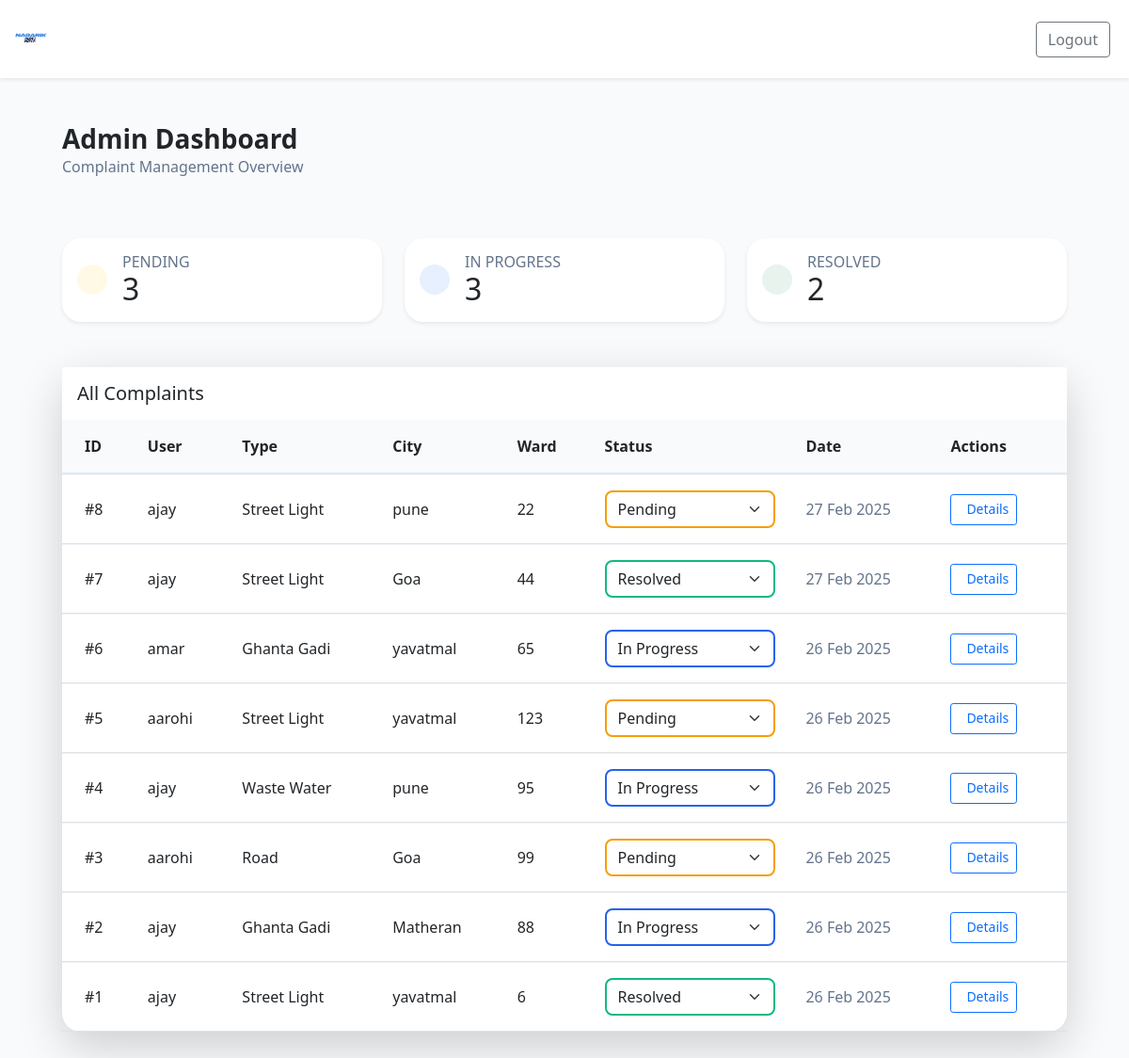
Before: /admin-dashboard/ (signed in) with the older database file.
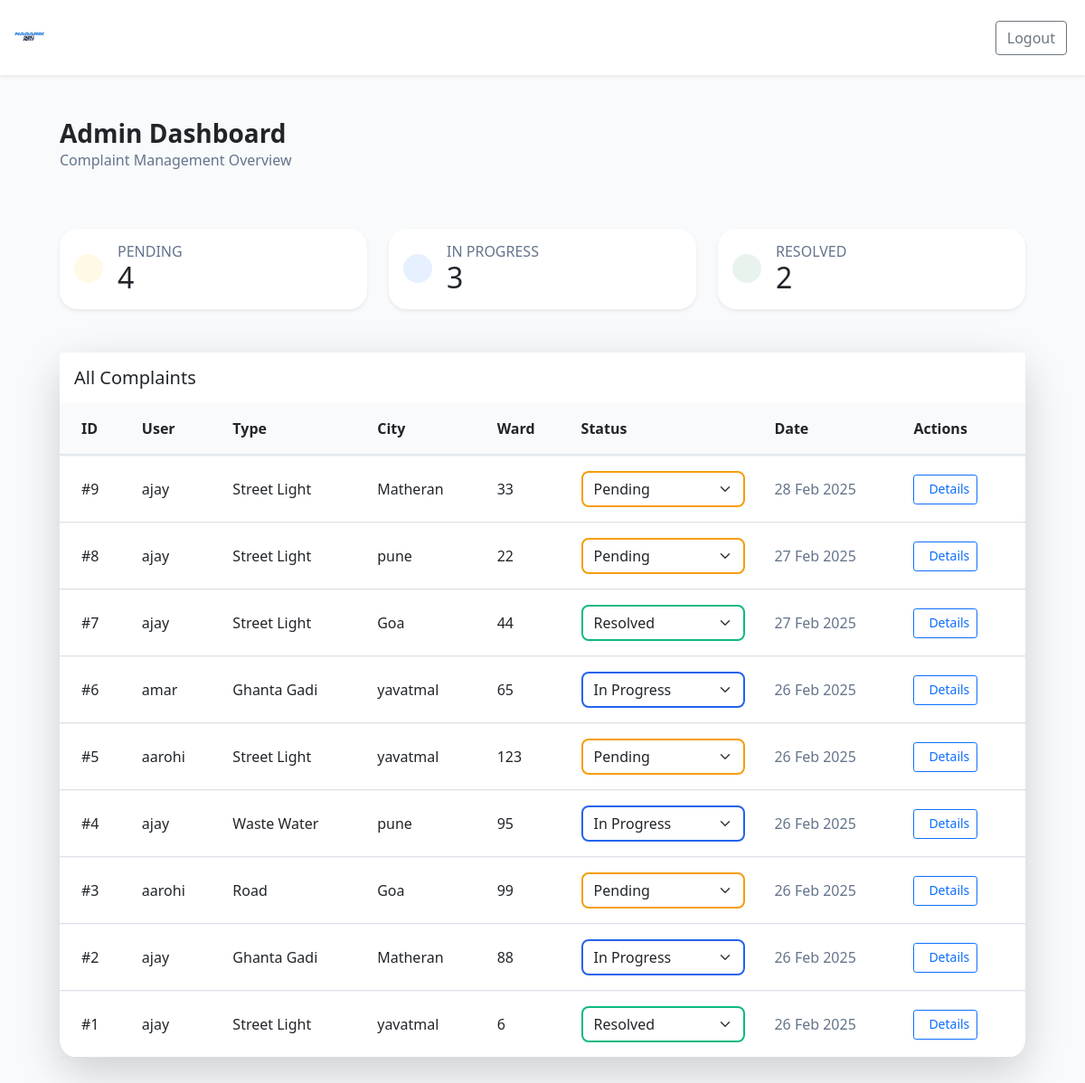
After: the same page with the newer database file.
### complaints/models.py (models this page shows, shortened)
class Complaint(models.Model):
    COMPLAINT_TYPES = (
        ('street_light', 'Street Light'),
        ('ghanta_gadi', 'Ghanta Gadi'),
        ('waste_water', 'Waste Water'),
        ('road', 'Road'),
    )
    STATUS_CHOICES = (
        ('pending', 'Pending'),
        ('in_progress', 'In Progress'),
        ('resolved', 'Resolved'),
    )
    user = models.ForeignKey(User, on_delete=models.CASCADE)
    complaint_type = models.CharField(max_length=50, choices=COMPLAINT_TYPES)
    city = models.CharField(max_length=100)
    ward_number = models.IntegerField()
    description = models.TextField()
    created_at = models.DateTimeField(auto_now_add=True)
    updated_at = models.DateTimeField(auto_now=True)
    status = models.CharField(max_length=20, choices=STATUS_CHOICES, default='pending')

### complaints/views.py (the view)
# urls.py: path('admin-dashboard/', views.admin_dashboard, name='admin_dashboard'),
@login_required
def admin_dashboard(request):
    if not request.user.is_staff:
        return redirect('user_dashboard')
    complaints = Complaint.objects.select_related('user').all().order_by('-created_at')
    status_counts = {
        'pending': Complaint.objects.filter(status='pending').count(),
        'in_progress': Complaint.objects.filter(status='in_progress').count(),
        'resolved': Complaint.objects.filter(status='resolved').count(),
    }
    return render(request, 'admin_dashboard.html', {
        'complaints': complaints,
        'status_counts': status_counts,
        'total_complaints': sum(status_counts.values())
    })

### complaints/templates/admin_dashboard.html (shortened to what this page needs)
{% extends 'base.html' %}
{% block content %}
<div class="container-fluid px-4">
    <div class="d-flex justify-content-between align-items-center mb-5">
        <div>
            <h1 class="h3 fw-bold mb-0">Admin Dashboard</h1>
            <p class="text-muted">Complaint Management Overview</p>
        </div>
    </div>
    <div class="row g-4 mb-5">
        <div class="col-xl-4 col-md-6">
            <div class="card border-0 shadow-sm h-100">
                <div class="card-body">
                    <div class="d-flex align-items-center">
                        <div class="bg-warning bg-opacity-10 p-3 rounded-circle me-3">
                        </div>
                        <div>
                            <h6 class="text-uppercase text-muted mb-0">Pending</h6>
                            <h2 class="mb-0">{{ status_counts.pending }}</h2>
                        </div>
                    </div>
                </div>
            </div>
        </div>
        <div class="col-xl-4 col-md-6">
            <div class="card border-0 shadow-sm h-100">
                <div class="card-body">
                    <div class="d-flex align-items-center">
                        <div class="bg-primary bg-opacity-10 p-3 rounded-circle me-3">
                        </div>
                        <div>
                            <h6 class="text-uppercase text-muted mb-0">In Progress</h6>
                            <h2 class="mb-0">{{ status_counts.in_progress }}</h2>
                        </div>
                    </div>
                </div>
            </div>
        </div>
        <div class="col-xl-4 col-md-6">
            <div class="card border-0 shadow-sm h-100">
                <div class="card-body">
                    <div class="d-flex align-items-center">
                        <div class="bg-success bg-opacity-10 p-3 rounded-circle me-3">
                        </div>
                        <div>
                            <h6 class="text-uppercase text-muted mb-0">Resolved</h6>
                            <h2 class="mb-0">{{ status_counts.resolved }}</h2>
                        </div>
                    </div>
                </div>
            </div>
        </div>
    </div>
    <div class="card border-0 shadow-lg">
        <div class="card-header bg-white border-0 py-3">
            <h5 class="mb-0 fw-semibold">All Complaints</h5>
        </div>
        <div class="card-body p-0">
            <div class="table-responsive">
                <table class="table table-hover align-middle mb-0">
                    <thead class="bg-light">
                        <tr>
                            <th class="ps-4">ID</th>
                            <th>User</th>
                            <th>Type</th>
                            <th>City</th>
                            <th>Ward</th>
                            <th>Status</th>
                            <th>Date</th>
                            <th class="pe-4">Actions</th>
                        </tr>
                    </thead>
                    <tbody>
                        {% for complaint in complaints %}
                        <tr>
                            <td class="ps-4 fw-medium">#{{ complaint.id }}</td>
                            <td>{{ complaint.user.username }}</td>
                            <td>{{ complaint.get_complaint_type_display }}</td>
                            <td>{{ complaint.city }}</td>
                            <td>{{ complaint.ward_number }}</td>
                            <td>
                                <select class="form-select status-select {% if complaint.status == 'pending' %}border-warning
                                    {% elif complaint.status == 'in_progress' %}border-primary
                                    {% else %}border-success{% endif %}"
                                    data-id="{{ complaint.id }}">
                                    {% for status in complaint.STATUS_CHOICES %}
                                    <option value="{{ status.0 }}"
                                        {% if complaint.status == status.0 %}selected{% endif %}>
                                        {{ status.1 }}
                                    </option>
                                    {% endfor %}
                                </select>
                            </td>
                            <td class="text-muted">{{ complaint.created_at|date:"d M Y" }}</td>
                            <td class="pe-4">
                                <a href="{% url 'complaint_detail' complaint.id %}"
                                   class="btn btn-outline-primary btn-sm">
                                   Details
                                </a>
                            </td>
                        </tr>
                        {% empty %}
                        <tr>
                            <td colspan="7" class="text-center py-4">No complaints found</td>
                        </tr>
                        {% endfor %}
                    </tbody>
                </table>
            </div>
        </div>
    </div>
</div>
{% endblock %}

### complaints/templates/base.html (shortened to what this page needs)
{% load static %}
<!DOCTYPE html>
<html lang="en">
<head>
    <link href="https://cdn.jsdelivr.net/npm/bootstrap@5.1.3/dist/css/bootstrap.min.css" rel="stylesheet">
    <link href="{% static 'css/style.css' %}" rel="stylesheet">
</head>
<body class="bg-light">
    <nav class="navbar navbar-expand-lg navbar-light bg-white shadow-sm">
        <div class="container-fluid">
            <a class="navbar-brand" href="/">
                <img src="{% static 'images/logo.png' %}" alt="Complaint App Logo" class="d-inline-block align-text-top" style="width: 40px; height: auto;">
            </a>
            <div class="d-flex align-items-center">
                {% if user.is_authenticated %}
                    <a href="{% url 'logout' %}" class="btn btn-outline-secondary me-2">Logout</a>
                {% else %}
                    <a href="{% url 'user_login' %}" class="btn btn-link text-dark text-decoration-none me-3">Sign In</a>
                    <a href="{% url 'user_register' %}" class="btn btn-primary px-4">Sign Up</a>
                {% endif %}
            </div>
        </div>
    </nav>
    <main class="container my-5">
        {% block content %}{% endblock %}
    </main>
</body>
</html>

### complaints/static/css/style.css (style rules this page uses)
:root { --primary-color: #2563eb; --primary-hover: #1d4ed8; }
.navbar { padding: 1rem 0; }
.card { border-radius: 1.25rem; }
.text-muted { color: #64748b !important; }
.bg-light { background-color: #f8fafc !important; }
.table { border-collapse: separate; border-spacing: 0; }
.table thead th { border-bottom: 2px solid #e2e8f0; border-top: none; }
.table td, .table th { padding: 1rem; vertical-align: middle; border-top: 1px solid #f1f5f9; }
.bg-opacity-10 { background-color: rgba(var(--bs-primary-rgb), 0.1); }
.border-warning { border-color: #f59e0b !important; }
.border-primary { border-color: var(--primary-color) !important; }
.border-success { border-color: #10b981 !important; }
.form-select.status-select { border-width: 2px; border-radius: 0.5rem; padding: 0.375rem 2.25rem 0.375rem 0.75rem; }

Changed rows visible on the page:
added Complaint: id "9", user.username "ajay", complaint_type "Street Light", city "Matheran", ward_number "33", status+id "Pending", created_at "28 Feb 2025"
Other visible differences:
{{ status_counts.pending }}: "3" → "4"
